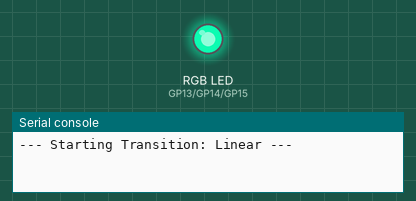
Simulated run of this program. Board: Raspberry Pi Pico running MicroPython. Parts: an RGB LED mixed from three pins (HIGH = lit), the last lines printed to the serial console. Dim RGB values are drawn brighter than linear.

Above: at 0.15 s.
At 5.79 s:
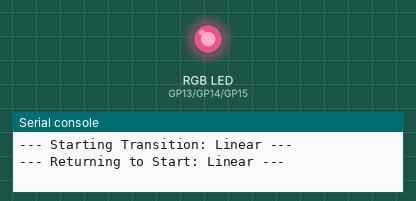
At 6.41 s:
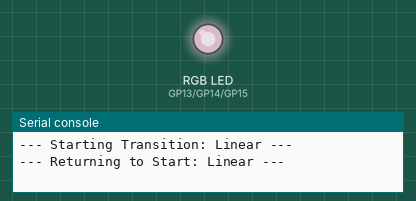
At 16.1 s:
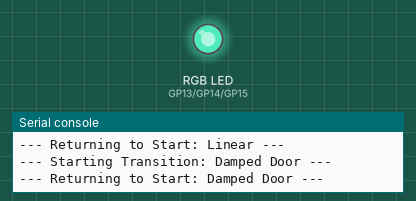
At 33.1 s:
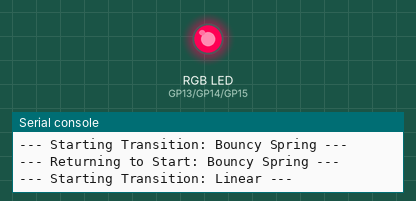
Timing chart, 0 to 39.6 s (numbered marks = the images above):
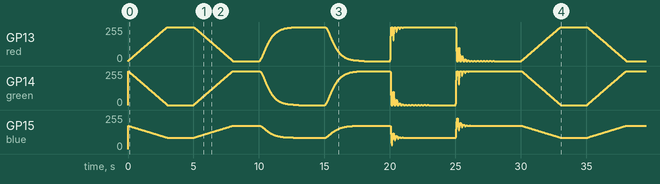

The program:

led_physics.py
```python
# led_physics_transitions.py
# A standalone MicroPython script to demonstrate color transitions
# based on physical system responses (control theory).

import machine
import utime
import math

# --- HARDWARE SETUP (Common Anode RGB LED) ---
# Connect R, G, B pins to GPIOs, and the common anode to 3.3V.
# NOTE: For common anode, a 0% duty cycle is full brightness.
# We will handle this inversion in the set_led_color function.
R_PIN = 13
G_PIN = 14
B_PIN = 15

# Initialize PWM for each color channel
red = machine.PWM(machine.Pin(R_PIN))
green = machine.PWM(machine.Pin(G_PIN))
blue = machine.PWM(machine.Pin(B_PIN))
red.freq(1000)
green.freq(1000)
blue.freq(1000)

# --- CONFIGURATION ---
# Change these colors to experiment!
START_COLOR = (255, 0, 80)   # A vibrant pink
END_COLOR = (0, 255, 170)    # A nice teal

# Timing settings
TRANSITION_DURATION_S = 3.0  # How long each transition takes
PAUSE_BETWEEN_MODES_S = 2.0  # How long to wait on the final color

# --- PHYSICS PARAMETERS for Easing Functions ---
# Tune these to change the "feel" of the effects!

# For Damped Door (Critically Damped System) 🚪
DAMPED_OMEGA_N = 1.5  # Natural frequency. Higher = faster response.

# For Bouncy Spring / Resonant Circuit 🤸
BOUNCY_OMEGA_N = 10.0 # Natural frequency. Higher = faster, tighter bounces.
BOUNCY_ZETA = 0.15    # Damping ratio. Lower = more bouncy, higher = less bouncy.

# --- HELPER FUNCTIONS ---

def set_led_color(r, g, b):
    """Sets the RGB LED color, handling common anode inversion."""
    # Clamp values to the valid 0-255 range
    r = max(0, min(255, int(r)))
    g = max(0, min(255, int(g)))
    b = max(0, min(255, int(b)))

    # Invert for common anode and scale to 16-bit duty cycle (0-65535)
    red.duty_u16(65535 - (r * 257))
    green.duty_u16(65535 - (g * 257))
    blue.duty_u16(65535 - (b * 257))

def lerp(a, b, t):
    """Linear interpolation between 'a' and 'b' by factor 't'."""
    return a + (b - a) * t

# --- EASING FUNCTIONS (The Core Behavior Math) ---

def linear_ease(t_norm):
    """The most basic transition. A straight line."""
    return t_norm

def damped_ease(t_norm):
    """Models a critically damped system (like a smooth, heavy door).
    It reaches the target value as fast as possible without overshooting."""
    # We scale t_norm to get a better visual effect over the duration
    t = t_norm * 5
    omega_n = DAMPED_OMEGA_N
    # Equation for critically damped second-order system response
    return 1 - (1 + omega_n * t) * math.exp(-omega_n * t)

def bouncy_ease(t_norm):
    """Models an underdamped system (bouncy spring, resonant circuit).
    It overshoots the target and oscillates before settling."""
    # We scale t_norm to get a good number of bounces
    t = t_norm * 8
    zeta = BOUNCY_ZETA
    omega_n = BOUNCY_OMEGA_N
    omega_d = omega_n * math.sqrt(1 - zeta**2) # Damped frequency

    # Equation for underdamped second-order system response
    e_term = math.exp(-zeta * omega_n * t)
    cos_term = math.cos(omega_d * t)
    sin_term = (zeta * omega_n / omega_d) * math.sin(omega_d * t)

    return 1 - e_term * (cos_term + sin_term)


# --- MAIN TRANSITION CONTROLLER ---

def run_transition(start_rgb, end_rgb, duration_s, easing_function):
    """
    Handles the color transition over time using a specified easing function.

    Args:
        start_rgb (tuple): The starting (r, g, b) color.
        end_rgb (tuple): The target (r, g, b) color.
        duration_s (float): The total time the transition should take.
        easing_function (function): The function that defines the transition's curve.
    """
    start_time = utime.ticks_ms()

    while True:
        elapsed_ms = utime.ticks_diff(utime.ticks_ms(), start_time)

        # Check if the transition is complete
        if elapsed_ms >= duration_s * 1000:
            set_led_color(end_rgb[0], end_rgb[1], end_rgb[2])
            break

        # Calculate normalized time (a value from 0.0 to 1.0)
        normalized_time = elapsed_ms / (duration_s * 1000)

        # Get the progress value from the provided easing function
        progress = easing_function(normalized_time)

        # Calculate the current color for each channel using interpolation
        current_r = lerp(start_rgb[0], end_rgb[0], progress)
        current_g = lerp(start_rgb[1], end_rgb[1], progress)
        current_b = lerp(start_rgb[2], end_rgb[2], progress)

        set_led_color(current_r, current_g, current_b)

        utime.sleep_ms(10) # Small delay to prevent busy-looping

# --- MAIN LOOP ---

def main():
    """The main application loop that cycles through the behaviors."""

    behaviors = [
        ("Linear", linear_ease),
        ("Damped Door", damped_ease),
        ("Bouncy Spring", bouncy_ease)
    ]

    current_behavior_index = 0

    while True:
        # Get the current behavior's name and function
        name, ease_func = behaviors[current_behavior_index]

        print(f"--- Starting Transition: {name} ---")

        # Run the transition from start to end color
        run_transition(START_COLOR, END_COLOR, TRANSITION_DURATION_S, ease_func)
        utime.sleep(PAUSE_BETWEEN_MODES_S)

        print(f"--- Returning to Start: {name} ---")

        # Run the transition from end back to start color
        run_transition(END_COLOR, START_COLOR, TRANSITION_DURATION_S, ease_func)
        utime.sleep(PAUSE_BETWEEN_MODES_S)

        # Move to the next behavior for the next loop
        current_behavior_index = (current_behavior_index + 1) % len(behaviors)

# Run the main loop
main()
```
